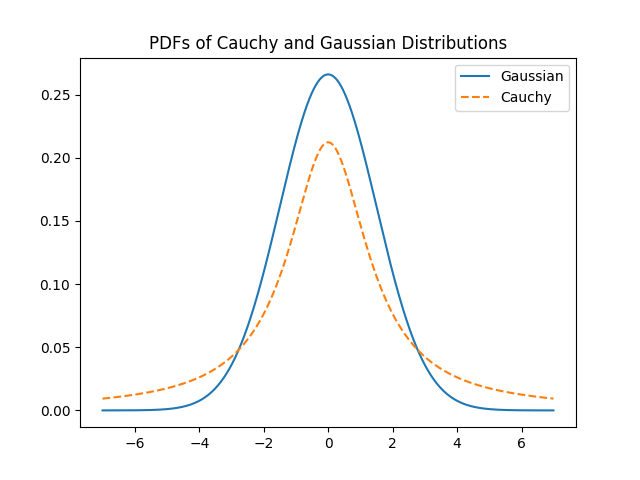

Generate this figure with Python:
import numpy as np
import scipy.stats as stats
from matplotlib import pyplot as plt 

x=np.arange(-7,7,0.01)
dist = stats.norm(1.5,0.5) 
dist_gaussian = stats.norm.pdf(x,0,1.5) 
dist_cauchy = stats.cauchy.pdf(x,0,1.5) 

plt.figure()
plt.plot(x,dist_gaussian,label='Gaussian')
plt.plot(x,dist_cauchy,ls='--',label='Cauchy')
plt.title('PDFs of Cauchy and Gaussian Distributions')
plt.legend()
plt.savefig('2.png')

